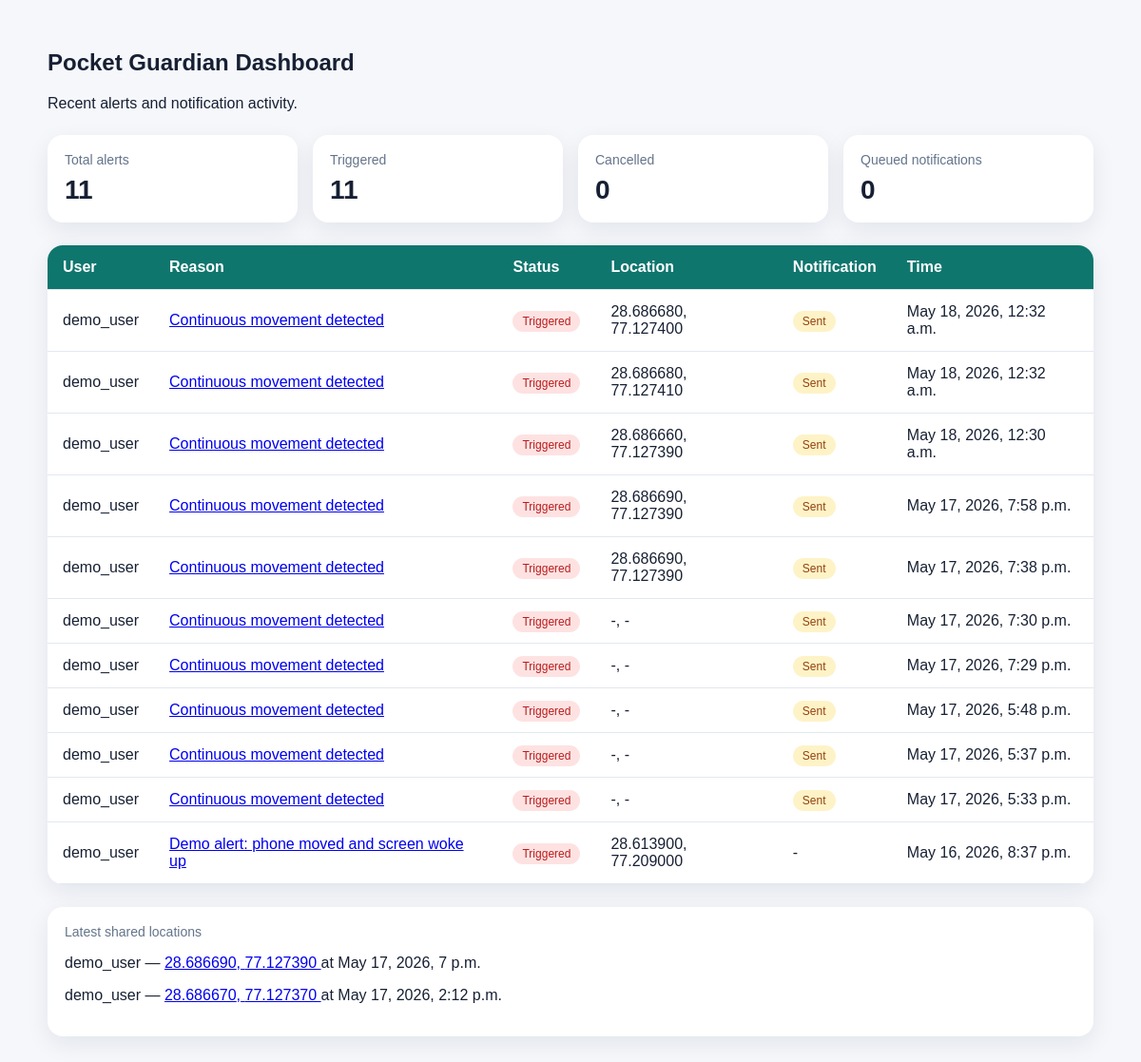
The app's page /api/dashboard/ with its own data.
### alerts/models.py (models this page shows, shortened)
class Alert(models.Model):
    class Status(models.TextChoices):
        TRIGGERED = "triggered", "Triggered"
        CANCELLED = "cancelled", "Cancelled"
    user = models.ForeignKey(User, on_delete=models.CASCADE, related_name="alerts")
    reason = models.CharField(max_length=255)
    status = models.CharField(max_length=20, choices=Status.choices, default=Status.TRIGGERED)
    latitude = models.DecimalField(max_digits=9, decimal_places=6, null=True, blank=True)
    longitude = models.DecimalField(max_digits=9, decimal_places=6, null=True, blank=True)
    photo_path = models.CharField(max_length=500, blank=True)
    photo = models.ImageField(upload_to="intruder_photos/", blank=True, null=True)
    occurred_at = models.DateTimeField()
    created_at = models.DateTimeField(auto_now_add=True)
    class Meta:
        ordering = ["-occurred_at"]

class NotificationRecord(models.Model):
    class Channel(models.TextChoices):
        SMS = "sms", "SMS"
        PUSH = "push", "Push"
        EMAIL = "email", "Email"
    class Status(models.TextChoices):
        QUEUED = "queued", "Queued"
        SENT = "sent", "Sent"
        FAILED = "failed", "Failed"
    alert = models.ForeignKey(Alert, on_delete=models.CASCADE, related_name="notifications")
    contact = models.ForeignKey(
        EmergencyContact,
        on_delete=models.SET_NULL,
        null=True,
        blank=True,
        related_name="notifications",
    )
    channel = models.CharField(max_length=20, choices=Channel.choices, default=Channel.SMS)
    status = models.CharField(max_length=20, choices=Status.choices, default=Status.QUEUED)
    message = models.TextField()
    sent_at = models.DateTimeField(null=True, blank=True)
    error_message = models.TextField(blank=True)
    created_at = models.DateTimeField(auto_now_add=True)
    class Meta:
        ordering = ["-created_at"]

class LocationPing(models.Model):
    user = models.ForeignKey(User, on_delete=models.CASCADE, related_name="location_pings")
    latitude = models.DecimalField(max_digits=9, decimal_places=6)
    longitude = models.DecimalField(max_digits=9, decimal_places=6)
    recorded_at = models.DateTimeField(auto_now_add=True)
    class Meta:
        ordering = ["-recorded_at"]

### alerts/views.py (the view)
# urls.py: path("dashboard/", views.dashboard, name="dashboard"),
@require_http_methods(["GET"])
def dashboard(request):
    recent_alerts = Alert.objects.select_related("user").prefetch_related(
        "notifications"
    )[:20]
    context = {
        "total_alerts": Alert.objects.count(),
        "triggered_alerts": Alert.objects.filter(status=Alert.Status.TRIGGERED).count(),
        "cancelled_alerts": Alert.objects.filter(status=Alert.Status.CANCELLED).count(),
        "queued_notifications": NotificationRecord.objects.filter(
            status=NotificationRecord.Status.QUEUED
        ).count(),
        "recent_alerts": recent_alerts,
        "latest_locations": LocationPing.objects.select_related("user")[:10],
    }
    return render(request, "alerts/dashboard.html", context)

### alerts/templates/alerts/dashboard.html (shortened to what this page needs)
<!doctype html>
<html lang="en">
<head>
</head>
<body>
  <div class="wrap">
    <section class="hero">
      <h1>Pocket Guardian Dashboard</h1>
      <p>Recent alerts and notification activity.</p>
    </section>
    <section class="cards">
      <div class="card"><div class="label">Total alerts</div><div class="value">{{ total_alerts }}</div></div>
      <div class="card"><div class="label">Triggered</div><div class="value">{{ triggered_alerts }}</div></div>
      <div class="card"><div class="label">Cancelled</div><div class="value">{{ cancelled_alerts }}</div></div>
      <div class="card"><div class="label">Queued notifications</div><div class="value">{{ queued_notifications }}</div></div>
    </section>
    <table>
      <thead>
        <tr>
          <th>User</th>
          <th>Reason</th>
          <th>Status</th>
          <th>Location</th>
          <th>Notification</th>
          <th>Time</th>
        </tr>
      </thead>
      <tbody>
        {% for alert in recent_alerts %}
          <tr>
            <td>{{ alert.user.username }}</td>
            <td><a href="/api/alerts/{{ alert.id }}/">{{ alert.reason }}</a></td>
            <td><span class="pill">{{ alert.get_status_display }}</span></td>
            <td>{{ alert.latitude|default:"-" }}, {{ alert.longitude|default:"-" }}</td>
            <td>
              {% if alert.notifications.first %}
                <span class="pill queued">{{ alert.notifications.first.get_status_display }}</span>
              {% else %}
                -
              {% endif %}
            </td>
            <td>{{ alert.occurred_at }}</td>
          </tr>
        {% empty %}
          <tr><td colspan="6">No alerts yet.</td></tr>
        {% endfor %}
      </tbody>
    </table>
    <section class="card" style="margin-top: 24px;">
      <div class="label">Latest shared locations</div>
      {% for ping in latest_locations %}
        <p>
          {{ ping.user.username }} —
          <a href="https://maps.google.com/?q={{ ping.latitude }},{{ ping.longitude }}">
            {{ ping.latitude }}, {{ ping.longitude }}
          </a>
          at {{ ping.recorded_at }}
        </p>
      {% empty %}
        <p>No live locations shared yet.</p>
      {% endfor %}
    </section>
  </div>
</body>
</html>

### alerts/templates/alerts/dashboard.html (style rules this page uses)
body { font-family: Arial, sans-serif; margin: 0; background: #f5f7fb; color: #172033; }
.wrap { max-width: 1100px; margin: 0 auto; padding: 32px 20px; }
.hero { margin-bottom: 24px; }
.cards { display: grid; grid-template-columns: repeat(auto-fit, minmax(180px, 1fr)); gap: 16px; margin-bottom: 24px; }
.card, table { background: white; border-radius: 16px; box-shadow: 0 8px 24px rgba(15, 23, 42, .08); }
.card { padding: 18px; }
.label { color: #64748b; font-size: 14px; }
.value { font-size: 28px; font-weight: 700; margin-top: 8px; }
table { width: 100%; border-collapse: collapse; overflow: hidden; }
th, td { padding: 14px 16px; border-bottom: 1px solid #e2e8f0; text-align: left; }
th { background: #0f766e; color: white; }
.pill { padding: 4px 10px; border-radius: 999px; font-size: 12px; background: #fee2e2; color: #b91c1c; }
.queued { background: #fef3c7; color: #92400e; }

### records on screen
Alert: user.username "demo_user", reason "Continuous movement detected", status "Triggered", latitude "28.686680", longitude "77.127400", notifications.first.status "Sent", occurred_at "May 18, 2026, 12:32 a.m."
Alert: user.username "demo_user", reason "Continuous movement detected", status "Triggered", latitude "28.686680", longitude "77.127410", notifications.first.status "Sent", occurred_at "May 18, 2026, 12:32 a.m."
Alert: user.username "demo_user", reason "Continuous movement detected", status "Triggered", latitude "28.686660", longitude "77.127390", notifications.first.status "Sent", occurred_at "May 18, 2026, 12:30 a.m."
Alert: user.username "demo_user", reason "Continuous movement detected", status "Triggered", latitude "28.686690", longitude "77.127390", notifications.first.status "Sent", occurred_at "May 17, 2026, 7:58 p.m."
Alert: user.username "demo_user", reason "Continuous movement detected", status "Triggered", latitude "28.686690", longitude "77.127390", notifications.first.status "Sent", occurred_at "May 17, 2026, 7:38 p.m."
Alert: user.username "demo_user", reason "Continuous movement detected", status "Triggered", latitude "-", longitude "-", notifications.first.status "Sent", occurred_at "May 17, 2026, 7:30 p.m."
Alert: user.username "demo_user", reason "Continuous movement detected", status "Triggered", latitude "-", longitude "-", notifications.first.status "Sent", occurred_at "May 17, 2026, 7:29 p.m."
Alert: user.username "demo_user", reason "Continuous movement detected", status "Triggered", latitude "-", longitude "-", notifications.first.status "Sent", occurred_at "May 17, 2026, 5:48 p.m."
Alert: user.username "demo_user", reason "Continuous movement detected", status "Triggered", latitude "-", longitude "-", notifications.first.status "Sent", occurred_at "May 17, 2026, 5:37 p.m."
Alert: user.username "demo_user", reason "Continuous movement detected", status "Triggered", latitude "-", longitude "-", notifications.first.status "Sent", occurred_at "May 17, 2026, 5:33 p.m."
Alert: user.username "demo_user", reason "Demo alert: phone moved and screen woke up", status "Triggered", latitude "28.613900", longitude "77.209000", occurred_at "May 16, 2026, 8:37 p.m."
LocationPing: user.username "demo_user", latitude "28.686690", longitude "77.127390", recorded_at "May 17, 2026, 7 p.m."
LocationPing: user.username "demo_user", latitude "28.686670", longitude "77.127370", recorded_at "May 17, 2026, 2:12 p.m."

### other values on screen
{{ total_alerts }} "11"
{{ triggered_alerts }} "11"
{{ cancelled_alerts }} "0"
{{ queued_notifications }} "0"
